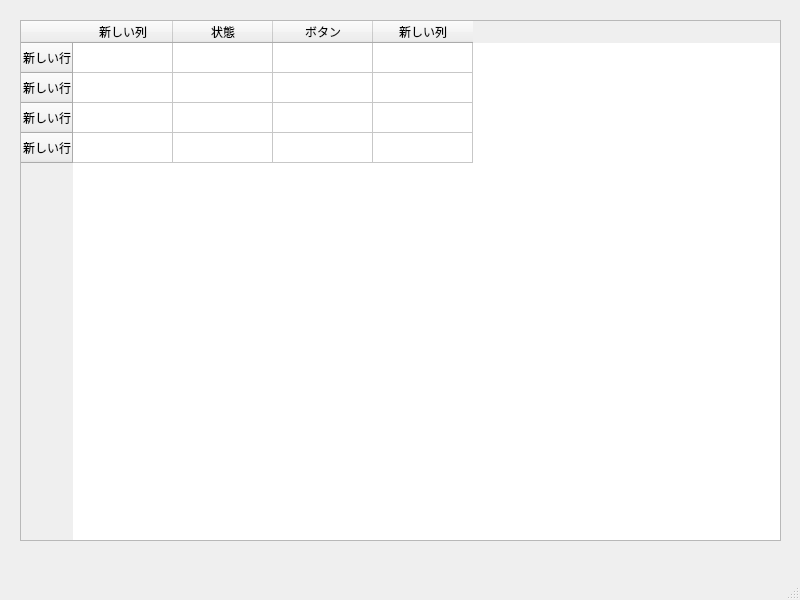
<?xml version="1.0" encoding="UTF-8"?>
<ui version="4.0">
 <class>MainWindow</class>
 <widget class="QMainWindow" name="MainWindow">
  <property name="geometry">
   <rect>
    <x>0</x>
    <y>0</y>
    <width>800</width>
    <height>600</height>
   </rect>
  </property>
  <property name="windowTitle">
   <string>MainWindow</string>
  </property>
  <widget class="QWidget" name="centralwidget">
   <widget class="QTableWidget" name="tableWidget">
    <property name="geometry">
     <rect>
      <x>20</x>
      <y>20</y>
      <width>761</width>
      <height>521</height>
     </rect>
    </property>
    <row>
     <property name="text">
      <string>新しい行</string>
     </property>
    </row>
    <row>
     <property name="text">
      <string>新しい行</string>
     </property>
    </row>
    <row>
     <property name="text">
      <string>新しい行</string>
     </property>
    </row>
    <row>
     <property name="text">
      <string>新しい行</string>
     </property>
    </row>
    <column>
     <property name="text">
      <string>新しい列</string>
     </property>
    </column>
    <column>
     <property name="text">
      <string>状態</string>
     </property>
    </column>
    <column>
     <property name="text">
      <string>ボタン</string>
     </property>
    </column>
    <column>
     <property name="text">
      <string>新しい列</string>
     </property>
    </column>
   </widget>
  </widget>
  <widget class="QMenuBar" name="menubar">
   <property name="geometry">
    <rect>
     <x>0</x>
     <y>0</y>
     <width>800</width>
     <height>21</height>
    </rect>
   </property>
  </widget>
  <widget class="QStatusBar" name="statusbar"/>
 </widget>
 <resources/>
 <connections/>
</ui>
